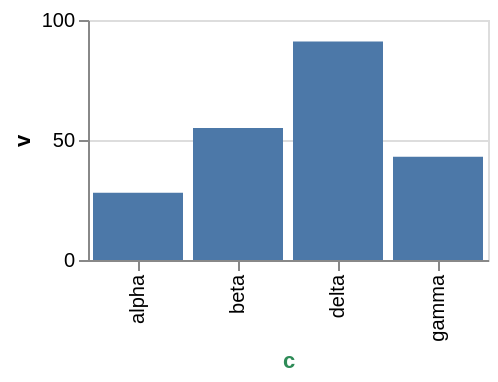

Vega-Lite specification for this chart:
### Vega-Lite specification from a JSON file in a GitHub repository (floating-point values rounded to 4 significant figures)
{"$schema": "https://vega.github.io/schema/vega-lite/v6.json", "width": 200, "height": 120, "data": {"values": [{"c": "alpha", "v": 28, "w": 3, "t": "2024-01-07"}, {"c": "beta", "v": 55, "w": 7, "t": "2024-03-19"}, {"c": "gamma", "v": 43, "w": 5, "t": "2024-06-02"}, {"c": "delta", "v": 91, "w": 9, "t": "2024-09-11"}]}, "mark": "bar", "encoding": {"x": {"field": "c", "type": "nominal", "axis": {"titleColor": "seagreen"}}, "y": {"field": "v", "type": "quantitative"}}}
